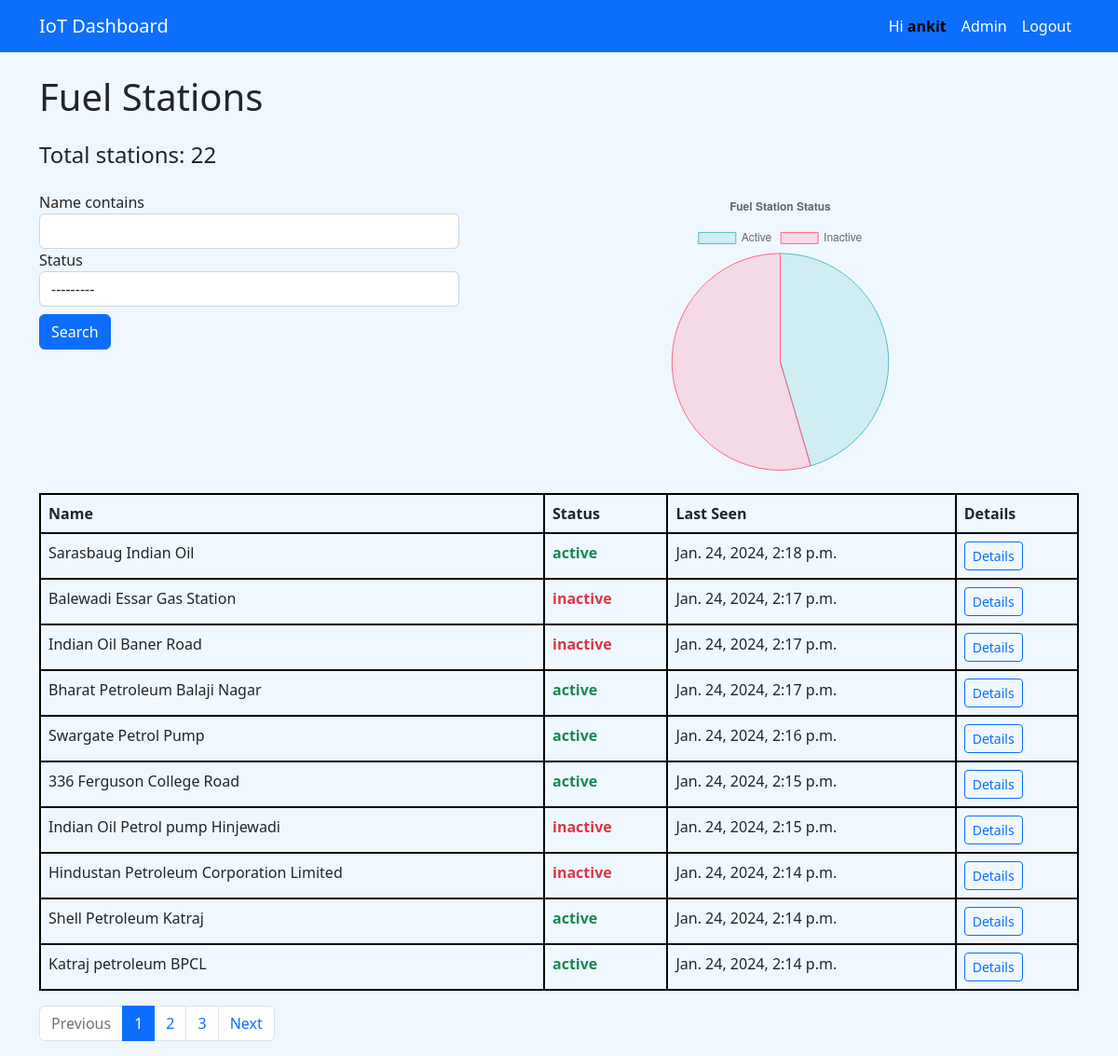
The app's page / (signed in) with its own data.
### dashboard/models.py (models this page shows)
class Station(models.Model):
    name = models.CharField(max_length=255)
    latitude = models.FloatField(null=True, blank=True)
    longitude = models.FloatField(null=True, blank=True)
    status = models.CharField(max_length=20, choices=[('active', 'Active'), ('inactive', 'Inactive')])
    last_seen = models.DateTimeField(auto_now=True)

### dashboard/views.py (the view)
# urls.py: path('', views.station_list, name='station_list'),
@login_required
def station_list(request):
    filter = StationFilter(request.GET, queryset=Station.objects.all())
    stations = filter.qs
    station_status = stations.values('status').annotate(total=Count('status'))
    active_stations = next((item for item in station_status if item["status"] == "active"), {}).get('total', 0)
    inactive_stations = next((item for item in station_status if item["status"] == "inactive"), {}).get('total', 0)
    paginator = Paginator(stations.order_by('-last_seen'), 10)  # Order by latest last seen time
    page_number = request.GET.get('page')
    stations_page = paginator.get_page(page_number)
    return render(request, 'dashboard/list.html', {
        'stations': stations_page,
        'filter': filter,
        'active_stations': active_stations,
        'inactive_stations': inactive_stations,
        'total_stations': active_stations + inactive_stations,
    })

### dashboard/templates/dashboard/list.html (shortened to what this page needs)
{% extends 'dashboard/base.html' %}
{% load widget_tweaks %}
{% load tz %}
{% block content %}
<div class="container">
    <h1 class="mt-4 mb-4">Fuel Stations</h1>
    <h4 class="mt-4 mb-4">Total stations: {{total_stations}}</h4>
    <div class="row mb-4">
        <div class="col-md-5">
            <form method="get" class="form-inline">
                <div class="form-group">
                    <label for="{{ filter.form.name.auto_id }}">{{ filter.form.name.label }}</label>
                    {{ filter.form.name|add_class:"form-control" }}
                </div>
                <div class="form-group">
                    <label for="{{ filter.form.status.auto_id }}">{{ filter.form.status.label }}</label>
                    {{ filter.form.status|add_class:"form-control" }}
                </div>
                <button type="submit" class="btn btn-primary mt-2">Search</button>
            </form>
        </div>
        <div class="col-md-7">
            <canvas id="myChart"></canvas>
        </div>
    </div>
    <table class="table table-bordered">
        <thead>
            <tr>
                <th>Name</th>
                <th>Status</th>
                <th>Last Seen</th>
                <th>Details</th>
            </tr>
        </thead>
        <tbody>
            {% for station in stations %}
            <tr>
                <td>{{ station.name }}</td>
                <td class="{% if station.status == 'active' %}text-success{% else %}text-danger{% endif %}"><b>{{ station.status }}</b></td>
                <td>{{ station.last_seen|timezone:"Asia/Kolkata" }}</td>
                <td><a href="{% url 'station_detail' station.pk %}" class="btn btn-sm btn-outline-primary">Details</a></td>
            </tr>
            {% empty %}
    <tr>
        <td colspan="4" class="text-center"><b>No data</b></td>
    </tr>
            {% endfor %}
        </tbody>
    </table>
    {% if stations.has_other_pages %}
    <ul class="pagination">
        {% if stations.has_previous %}
            <li class="page-item"><a class="page-link" href="?{{ request.GET.urlencode }}&page={{ stations.previous_page_number }}">Previous</a></li>
        {% else %}
            <li class="page-item disabled"><span class="page-link">Previous</span></li>
        {% endif %}
        {% for i in stations.paginator.page_range %}
            {% if stations.number == i %}
                <li class="page-item active"><span class="page-link">{{ i }} </li>
            {% else %}
                <li class="page-item"><a class="page-link" href="?{{ request.GET.urlencode }}&page={{ i }}">{{ i }}</a></li>
            {% endif %}
        {% endfor %}
        {% if stations.has_next %}
            <li class="page-item"><a class="page-link" href="?{{ request.GET.urlencode }}&page={{ stations.next_page_number }}">Next</a></li>
        {% else %}
            <li class="page-item disabled"><span class="page-link">Next</span></li>
        {% endif %}
    </ul>
    {% endif %}
</div>
{% endblock %}
{% block scripts %}
<script>
var ctx = document.getElementById('myChart').getContext('2d');
var myChart = new Chart(ctx, {
    type: 'pie',
    data: {
        labels: ['Active', 'Inactive'],
        datasets: [{
            data: ['{{ active_stations }}', '{{ inactive_stations }}'],
            backgroundColor: [
                'rgba(75, 192, 192, 0.2)',
                'rgba(255, 99, 132, 0.2)'
            ],
            borderColor: [
                'rgba(75, 192, 192, 1)',
                'rgba(255, 99, 132, 1)'
            ],
            borderWidth: 1
        }]
    },
    options: {
        responsive: true,
        maintainAspectRatio: false,
        plugins: {
            legend: {
                position: 'top',
            },
            title: {
                display: true,
                text: 'Fuel Station Status'
            }
        }
    }
});
</script>
{% endblock %}

### dashboard/templates/dashboard/base.html (shortened to what this page needs)
{% load static %}
<!DOCTYPE html>
<html>
<head>
    <link href="https://cdn.jsdelivr.net/npm/bootstrap@5.2.3/dist/css/bootstrap.min.css" rel="stylesheet">
    <link rel="stylesheet" href="{% static 'css/style.css' %}">
</head>
<body>
    <nav class="navbar navbar-expand-lg navbar-dark bg-primary">
        <div class="container">
            <a class="navbar-brand" href="{% url 'station_list' %}">IoT Dashboard</a>
            <div class="collapse navbar-collapse justify-content-end" id="navbarSupportedContent">
                <ul class="navbar-nav">
                    {% if user.is_authenticated %}
                        <li class="nav-item">
                            <span class="nav-link text-white">
                                Hi <b><span style="color: black;">{{ user.username }}</span></b>
                            </span>
                        </li>
                        {% if user.is_staff %}
                            <li class="nav-item">
                                <a class="nav-link text-white" href="{% url 'admin:index' %}">Admin</a>
                            </li>
                        {% endif %}
                        <li class="nav-item">
                            <a class="nav-link text-white" href="{% url 'logout' %}">Logout</a>
                        </li>
                    {% endif %}
                </ul>
            </div>
        </div>
    </nav>
    {% block content %}
    {% endblock %}
    {% block scripts %}
    {% endblock %}
</body>
</html>

### dashboard/static/css/style.css (style rules this page uses)
body { background-color: aliceblue; background-size: cover; background-position: center; position: relative; z-index: -100; }
.table-bordered { border: 2px solid #050505; }
.table-bordered th, .table-bordered td { border: 2px solid #000000; }

### records on screen
Station: name "Sarasbaug Indian Oil", status "active", last_seen "Jan. 24, 2024, 2:18 p.m."
Station: name "Balewadi Essar Gas Station", status "inactive", last_seen "Jan. 24, 2024, 2:17 p.m."
Station: name "Indian Oil Baner Road", status "inactive", last_seen "Jan. 24, 2024, 2:17 p.m."
Station: name "Bharat Petroleum Balaji Nagar", status "active", last_seen "Jan. 24, 2024, 2:17 p.m."
Station: name "Swargate Petrol Pump", status "active", last_seen "Jan. 24, 2024, 2:16 p.m."
Station: name "336 Ferguson College Road", status "active", last_seen "Jan. 24, 2024, 2:15 p.m."
Station: name "Indian Oil Petrol pump Hinjewadi", status "inactive", last_seen "Jan. 24, 2024, 2:15 p.m."
Station: name "Hindustan Petroleum Corporation Limited", status "inactive", last_seen "Jan. 24, 2024, 2:14 p.m."
Station: name "Shell Petroleum Katraj", status "active", last_seen "Jan. 24, 2024, 2:14 p.m."
Station: name "Katraj petroleum BPCL", status "active", last_seen "Jan. 24, 2024, 2:14 p.m."

### other values on screen
{{ user.username }} "ankit"
{{ total_stations }} "22"
{{ filter.form.name.label }} "Name contains"
{{ filter.form.status.label }} "Status"
{{ i }} "1"
{{ i }} "2" "3"
chart data {{ active_stations }} 10
chart data {{ inactive_stations }} 12
